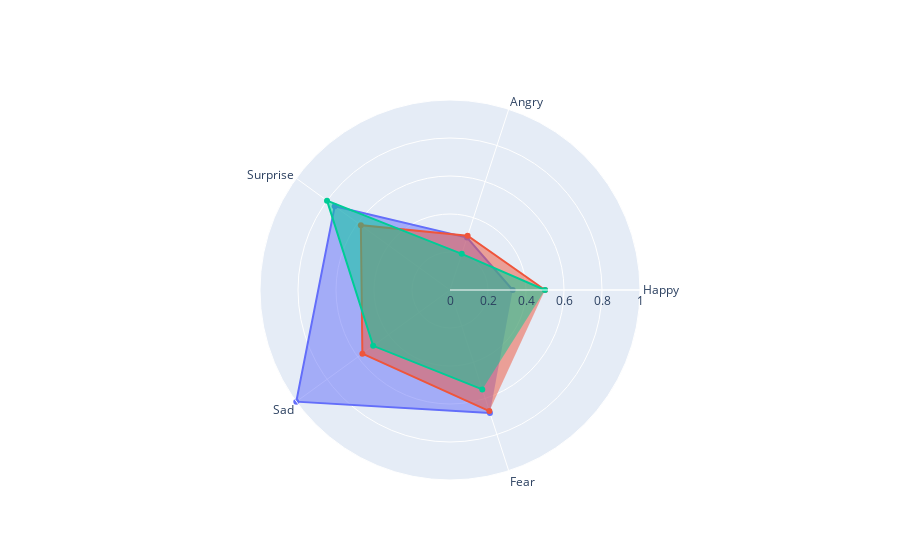

Notebook source saved alongside this figure:
### Code cell
import plotly.graph_objects as go

categories = emotions

fig = go.Figure()

for m in movies:
    fig.add_trace(go.Scatterpolar(
          r=emotion_dict[m].max(axis = 0),
          theta=categories,
          fill='toself',
          name=m
    ))

fig.update_layout(
  polar=dict(
    radialaxis=dict(
      visible=True,
      range=[0, 1]
    )),
  showlegend=False
)

fig.show()

### Figure 1 — Plotly figure (JSON) as saved in the notebook; plotly's stock layout.template omitted (floating-point values rounded to 4 significant figures)
{"data": [{"fill": "toself", "name": "Iron.Man.srt", "r": [0.33, 0.29, 0.75, 1, 0.68], "theta": ["Happy", "Angry", "Surprise", "Sad", "Fear"], "type": "scatterpolar"}, {"fill": "toself", "name": "Iron.Man.2.srt", "r": [0.5, 0.3, 0.58, 0.57, 0.67], "theta": ["Happy", "Angry", "Surprise", "Sad", "Fear"], "type": "scatterpolar"}, {"fill": "toself", "name": "Iron.Man.3.srt", "r": [0.5, 0.2, 0.8, 0.5, 0.55], "theta": ["Happy", "Angry", "Surprise", "Sad", "Fear"], "type": "scatterpolar"}], "layout": {"polar": {"radialaxis": {"range": [0, 1], "visible": true}}, "showlegend": false}}
